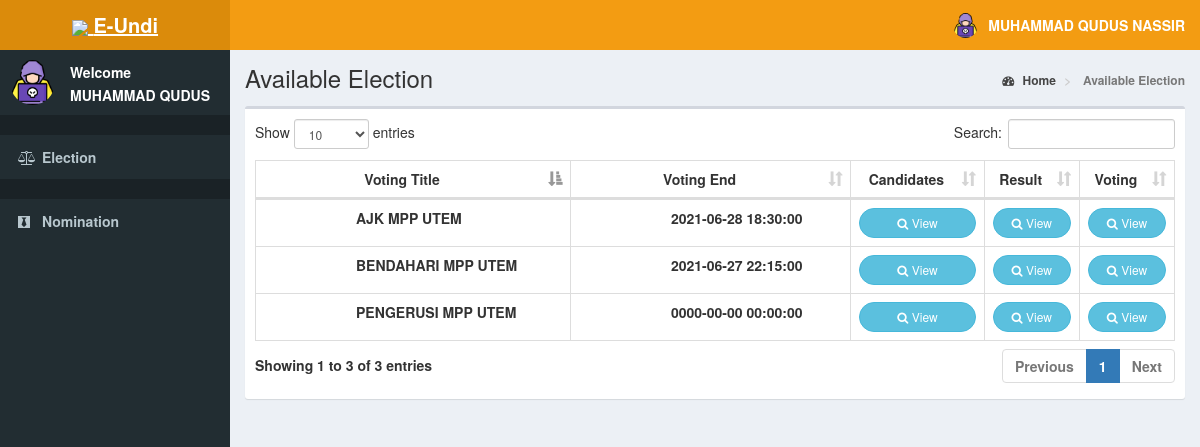
The app's page /voter/votingtest.php (signed in) with its own data.
### tables this page shows
CREATE TABLE `voters` (
  `id` int(11) NOT NULL,
  `voters_id` varchar(15) DEFAULT NULL,
  `password` varchar(60) NOT NULL,
  `firstname` varchar(30) NOT NULL,
  `lastname` varchar(30) NOT NULL,
  `photo` varchar(150) NOT NULL,
  `status` varchar(25) NOT NULL,
  `phone` varchar(12) NOT NULL,
  `created_on` date NOT NULL,
  `logintime` time NOT NULL
);

CREATE TABLE `candidates` (
  `id` int(11) NOT NULL,
  `position_id` int(11) NOT NULL,
  `candidate_id` varchar(15) NOT NULL,
  `firstname` varchar(30) NOT NULL,
  `lastname` varchar(30) NOT NULL,
  `photo` varchar(150) NOT NULL,
  `platform` text NOT NULL,
  `status` varchar(25) NOT NULL
);

CREATE TABLE `positions` (
  `id` int(11) NOT NULL,
  `created_by` int(5) NOT NULL,
  `description` varchar(50) NOT NULL,
  `max_vote` int(11) NOT NULL,
  `priority` int(11) NOT NULL,
  `status` varchar(11) NOT NULL,
  `nominationdate` datetime NOT NULL,
  `startdate` datetime NOT NULL,
  `enddate` datetime NOT NULL
);

### voter/includes/session.php (called while the page is built, shortened)
<?php
	include 'includes/conn.php';
	if(isset($_SESSION['voter'])){
		$sql = "SELECT * FROM voters WHERE id = '".$_SESSION['voter']."'";
		$query = $conn->query($sql);
		$voter = $query->fetch_assoc();
	}
	elseif (!isset($_SESSION['superadmin']) || trim($_SESSION['superadmin']) == ''){
        header('location: index.php');
        $sql = "SELECT * FROM superadmin WHERE id = '".$_SESSION['superadmin']."'";
        $query = $conn->query($sql);
        $user = $query->fetch_assoc();
    }
	else{
		header('location: index.php');
		exit();
	}
?>

### voter/votingtest.php (the view, shortened to what this page needs)
<?php include 'includes/session.php'; ?>
<link href='bootstrap/css/bootstrap.min.css' rel='stylesheet' type='text/css'>
<head>
</head>
<body class="hold-transition skin-yellow sidebar-mini">
<div class="wrapper">
    <?php include 'includes/navbar.php'; ?>
    <?php include 'includes/menubar.php'; ?>
    <div class="content-wrapper">
        <section class="content-header">
            <h1>
                Available Election
            </h1>
            <ol class="breadcrumb">
                <li><a href="#"><i class="fa fa-dashboard"></i> Home</a></li>
                <li class="active"> Available Election</li>
            </ol>
        </section>
        <section class="content">
            <div class="row">
                <div class="col-xs-12">
                    <div class="box">
                        <div class="box-body">
                            <table id="example1" class="table table-bordered">
                                <thead>
                                <th style="text-align: center;">Voting Title</th>
                                <th style="text-align: center;">Voting End</th>
                                <th style="text-align: center;">Candidates</th>
                                <th style="text-align: center;">Result</th>
                                <th style="text-align: center;">Voting</th>
                                </thead>
                                <tbody>
                                <?php
                                $query = "SELECT * FROM candidates LEFT JOIN positions ON positions.id=candidates.position_id where position_id NOT IN (select position_id FROM candidates where candidate_id = '".$voter['voters_id']."') GROUP BY positions.id";
                                $result = mysqli_query($conn,$query)or die( mysqli_error($conn));
                                while($row = mysqli_fetch_array($result)){
                                    $id = $row['id'];
                                    if ($row['status'] == 'Ongoing'){
                                        echo "
                        <tr>
                          <td style='text-transform: uppercase; padding-left: 100px;'>".$row['description']."</td>
                          <td style='text-transform: uppercase; padding-left: 100px;'>".$row['enddate']."</td>
                          <td>
                          <a style='border-radius: 15px;' class='btn btn-info btn-sm btn-flat btn-block userinfo' data-id='".$id."'><i class='fa fa-search'></i> View</a>
                          </td>
                          <td>
                          <a style='border-radius: 15px;' class='btn btn-info btn-sm btn-flat btn-block userresult' data-id='".$id."'><i class='fa fa-search'></i> View</a>
                          </td>
                          <td>
                          <a style='border-radius: 15px;' class='btn btn-info btn-sm btn-flat btn-block uservoting' data-id='".$id."'><i class='fa fa-search'></i> View</a>
                          </td>
                        </tr>
                      ";}
                                }
                                ?>
                                </tbody>
                            </table>
                        </div>
                    </div>
                </div>
            </div>
        </section>
    </div>
</div>
</body>
</html>

### voter/includes/navbar.php (shortened to what this page needs)
<header class="main-header">
    <a href="votingtest.php" class="logo">
        <span class="logo-lg"><img src="https://img.icons8.com/small/30/000000/elections.png"> <b> E-Undi </span>
    </a>
        <nav class="navbar navbar-static-top">
        <div class="navbar-custom-menu">
            <ul class="nav navbar-nav">
                <li class="dropdown user user-menu">
                    <a href="#" class="dropdown-toggle" data-toggle="dropdown">
                        <img src="<?php echo (!empty($voter['photo'])) ? '../images/'.$voter['photo'] : 'images/profile.jpg' ?>" class="user-image" alt="User Image">
                        <span class="hidden-xs"><?php echo $voter['firstname'].' '.$voter['lastname']; ?></span>
                    </a>
                </li>
            </ul>
        </div>
    </nav>
</header>

### voter/includes/menubar.php
<aside class="main-sidebar">
    <section class="sidebar">
        <div class="user-panel">
            <div class="pull-left image">
                <img src="<?php echo (!empty($voter['photo'])) ? '../images/'.$voter['photo'] : '../images/profile.jpg' ?>" class="img-circle" alt="User Image">
            </div>
            <div class="pull-left info">
                <p>Welcome</p>
                <p><?php echo $voter['firstname']; ?></p>
            </div>
        </div>
        <ul class="sidebar-menu" data-widget="tree">
            <li class="header"></li>
            <li class=""><a href="testmodal.php"><i class="fa fa-balance-scale"></i> <span>Election</span></a></li>
            <li class="header"></li>
            <li class=""><a href="candidates.php"><i class="fa fa-black-tie"></i> <span>Nomination</span></a></li>
        </ul>
    </section>
</aside>

### records on screen
voters: photo (picture), firstname "MUHAMMAD QUDUS", lastname "NASSIR"
candidates: position.description "AJK MPP UTEM", position.enddate "2021-06-28 18:30:00"
candidates: position.description "BENDAHARI MPP UTEM", position.enddate "2021-06-27 22:15:00"
candidates: position.description "PENGERUSI MPP UTEM", position.enddate "0000-00-00 00:00:00"
